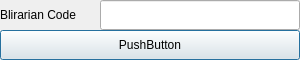
<?xml version="1.0" encoding="UTF-8"?>
<ui version="4.0">
 <class>blirariancofirm</class>
 <widget class="QDialog" name="blirariancofirm">
  <property name="geometry">
   <rect>
    <x>0</x>
    <y>0</y>
    <width>300</width>
    <height>60</height>
   </rect>
  </property>
  <property name="windowTitle">
   <string>Dialog</string>
  </property>
  <widget class="QLabel" name="label">
   <property name="geometry">
    <rect>
     <x>0</x>
     <y>0</y>
     <width>100</width>
     <height>30</height>
    </rect>
   </property>
   <property name="text">
    <string>Blirarian Code</string>
   </property>
  </widget>
  <widget class="QLineEdit" name="lineEdit">
   <property name="geometry">
    <rect>
     <x>100</x>
     <y>0</y>
     <width>200</width>
     <height>30</height>
    </rect>
   </property>
  </widget>
  <widget class="QPushButton" name="pushButton">
   <property name="geometry">
    <rect>
     <x>0</x>
     <y>30</y>
     <width>300</width>
     <height>30</height>
    </rect>
   </property>
   <property name="text">
    <string>PushButton</string>
   </property>
  </widget>
 </widget>
 <resources/>
 <connections/>
</ui>
